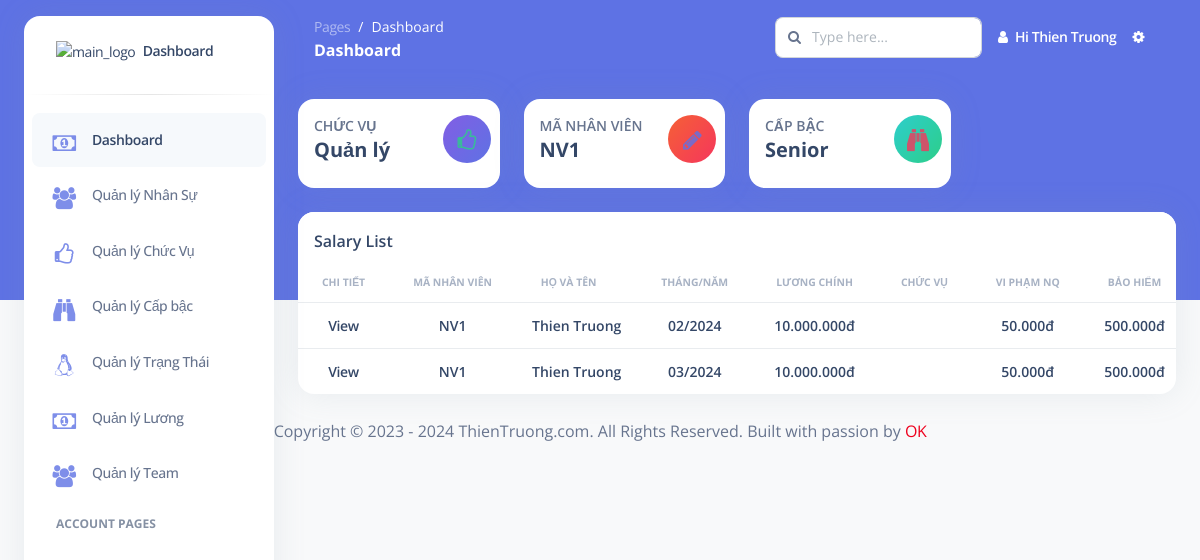
Screenshot of / (signed in) with the database file from the repository.
### tables this page shows
CREATE TABLE `user` (
  `id` int(11) NOT NULL,
  `manhanvien` varchar(255) NOT NULL,
  `fullname` varchar(255) NOT NULL,
  `email` varchar(255) NOT NULL,
  `password` varchar(255) NOT NULL,
  `id_chucvu` int(11) NOT NULL,
  `id_level` int(11) NOT NULL,
  `id_status` int(11) NOT NULL,
  `phone` int(11) NOT NULL,
  `address` varchar(255) NOT NULL,
  `about` varchar(255) NOT NULL
);

CREATE TABLE `salary` (
  `id` int(11) NOT NULL,
  `manhanvien` varchar(255) NOT NULL,
  `thangnam` varchar(255) NOT NULL,
  `luongchinh` int(11) NOT NULL,
  `baohiem` int(11) NOT NULL,
  `phat` int(11) NOT NULL,
  `no` int(11) NOT NULL,
  `thucnhan` int(11) NOT NULL
);

### index.php (called while the page is built)
<?php
    require_once "Controller/index.php";
    $index = new Controller();
    $index->MainControl();

### model/dbmodel.php (called while the page is built, shortened)
<?php
class Model extends Db
{
    public function GetDataUser()
    {
        $sql = "SELECT * FROM user";
        $con = $this->connect();
        $ketqua = $con->query($sql);
        if ($ketqua->num_rows == 0) {
            $data = 0;
        } else {
            while ($datas = mysqli_fetch_assoc($ketqua)) {
                $data[] = $datas;
            }
        }
        return $data;
    }
    public function GetDataUserRole()
    {
        $sql = "SELECT * FROM role_user";
        $con = $this->connect();
        $ketqua = $con->query($sql);
        if ($ketqua->num_rows == 0) {
            $data = 0;
        } else {
            while ($datas = mysqli_fetch_assoc($ketqua)) {
                $data[] = $datas;
            }
        }
        return $data;
    }
    public function GetDataUserLevel()
    {
        $sql = "SELECT * FROM level";
        $con = $this->connect();
        $ketqua = $con->query($sql);
        if ($ketqua->num_rows == 0) {
            $data = 0;
        } else {
            while ($datas = mysqli_fetch_assoc($ketqua)) {
                $data[] = $datas;
            }
        }
        return $data;
    }
    public function GetDataUserStatus()
    {
        $sql = "SELECT * FROM status_user";
        $con = $this->connect();
        $ketqua = $con->query($sql);
        if ($ketqua->num_rows == 0) {
            $data = 0;
        } else {
            while ($datas = mysqli_fetch_assoc($ketqua)) {
                $data[] = $datas;
            }
        }
        return $data;
    }
    public function GetInforUser($manhanvien)
    {
        $sql = "SELECT * FROM user WHERE manhanvien = '$manhanvien' ";
        $con = $this->connect();
        $result = $con->query($sql);
        if ($result->num_rows == 0) {
            $data = 0;
        } else {
            while ($datas = mysqli_fetch_assoc($result)) {
                $data = $datas;
            }
        }
        return $data;
    }
    public function GetSalaryUser($manhanvien)
    {
        $sql = "SELECT * FROM salary WHERE manhanvien = '$manhanvien' ";
        $con = $this->connect();
        $result = $con->query($sql);
        if ($result->num_rows == 0) {
            $data = 0;
        } else {
            while ($datas = mysqli_fetch_assoc($result)) {
                $data[] = $datas;
            }
        }
        return $data;
    }
}

### view/page/dashboard.php (the view, shortened to what this page needs)
<?php include('view/custom/header.php'); ?>
<?php
function FormatCurrency($number)
{
    $formatted_number = number_format($number, 0, ',', '.');
    return ($formatted_number . 'đ');
}
?>
<body class="g-sidenav-show bg-gray-100">
    <?php include('view/custom/sidebar.php'); ?>
    <main class="main-content position-relative border-radius-lg ">
        <?php include('view/custom/navbar.php'); ?>
        <div class="container-fluid py-4">
            <div class="row">
                <div class="col-xl-3 col-sm-6 mb-xl-0 mb-4">
                    <div class="card">
                        <div class="card-body p-3">
                            <div class="row">
                                <div class="col-8">
                                    <div class="numbers">
                                        <p class="text-sm mb-0 text-uppercase font-weight-bold">Chức Vụ</p>
                                        <h5 class="font-weight-bolder"><?php echo $dataNV['chucvu'] ?></h5>
                                    </div>
                                </div>
                                <div class="col-4 text-end">
                                    <div class="icon icon-shape bg-gradient-primary shadow-primary text-center rounded-circle">
                                        <i class="fa fa-thumbs-o-up text-success icon-custom"></i>
                                    </div>
                                </div>
                            </div>
                        </div>
                    </div>
                </div>
                <div class="col-xl-3 col-sm-6 mb-xl-0 mb-4">
                    <div class="card">
                        <div class="card-body p-3">
                            <div class="row">
                                <div class="col-8">
                                    <div class="numbers">
                                        <p class="text-sm mb-0 text-uppercase font-weight-bold">Mã Nhân Viên</p>
                                        <h5 class="font-weight-bolder"><?php echo $dataNV['manhanvien']; ?></h5>
                                    </div>
                                </div>
                                <div class="col-4 text-end">
                                    <div class="icon icon-shape bg-gradient-danger shadow-danger text-center rounded-circle">
                                        <i class="fa fa-pencil text-primary icon-custom"></i>
                                    </div>
                                </div>
                            </div>
                        </div>
                    </div>
                </div>
                <div class="col-xl-3 col-sm-6 mb-xl-0 mb-4">
                    <div class="card">
                        <div class="card-body p-3">
                            <div class="row">
                                <div class="col-8">
                                    <div class="numbers">
                                        <p class="text-sm mb-0 text-uppercase font-weight-bold">Cấp bậc</p>
                                        <h5 class="font-weight-bolder"><?php echo $dataNV['level'] ?> </h5>
                                    </div>
                                </div>
                                <div class="col-4 text-end">
                                    <div class="icon icon-shape bg-gradient-success shadow-success text-center rounded-circle">
                                        <i class="fa fa-binoculars text-danger icon-custom"></i>
                                    </div>
                                </div>
                            </div>
                        </div>
                    </div>
                </div>
            </div>
            <div class="row mt-4">
                <div class="col-12">
                    <div class="card ">
                        <div class="card-header pb-0 p-3">
                            <div class="d-flex justify-content-between">
                                <h6 class="mb-2">Salary List</h6>
                            </div>
                        </div>
                        <div class="table-responsive">
                            <table class="table align-items-center mb-0">
                                <thead>
                                    <tr>
                                        <th class="text-center text-uppercase text-secondary text-xxs font-weight-bolder opacity-7">Chi Tiết</th>
                                        <th class="text-center text-uppercase text-secondary text-xxs font-weight-bolder opacity-7">Mã Nhân Viên</th>
                                        <th class="text-center text-uppercase text-secondary text-xxs font-weight-bolder opacity-7 ps-2">Họ Và Tên</th>
                                        <th class="text-center text-uppercase text-secondary text-xxs font-weight-bolder opacity-7">Tháng/năm</th>
                                        <th class="text-center text-uppercase text-secondary text-xxs font-weight-bolder opacity-7">Lương Chính</th>
                                        <th class="text-center text-uppercase text-secondary text-xxs font-weight-bolder opacity-7">Chức Vụ</th>
                                        <th class="text-center text-uppercase text-secondary text-xxs font-weight-bolder opacity-7">Vi Phạm NQ</th>
                                        <th class="text-center text-uppercase text-secondary text-xxs font-weight-bolder opacity-7">Bảo Hiểm</th>
                                    </tr>
                                </thead>
                                <tbody>
                                    <?php
                                    if (is_array($dataSalaryNV) && count($dataSalaryNV) > 0) {
                                        foreach ($dataSalaryNV as $key => $value) {
                                    ?>
                                            <tr>
                                                <td>
                                                    <div class="d-flex px-2 py-1 justify-content-center">
                                                        <div class="d-flex flex-column text-center">
                                                            <h6 class="mb-0 text-sm"><a href="?action=salary_detail&id=<?php echo $value['id']; ?>"> View</a></h6>
                                                        </div>
                                                    </div>
                                                </td>
                                                <td>
                                                    <div class="d-flex px-2 py-1 justify-content-center">
                                                        <div class="d-flex flex-column text-center">
                                                            <h6 class="mb-0 text-sm text-center"><?php echo $dataNV['manhanvien']; ?></h6>
                                                        </div>
                                                    </div>
                                                </td>
                                                <td>
                                                    <div class="d-flex px-2 py-1 justify-content-center">
                                                        <div class="d-flex flex-column text-center">
                                                            <h6 class="mb-0 text-sm"><?php echo $dataNV['fullname']; ?></h6>
                                                        </div>
                                                    </div>
                                                </td>
                                                <td>
                                                    <div class="d-flex px-2 py-1 justify-content-center">
                                                        <div class="d-flex flex-column">
                                                            <h6 class="mb-0 text-sm"><?php echo $value['thangnam'] ?></h6>
                                                        </div>
                                                    </div>
                                                </td>
                                                <td>
                                                    <div class="d-flex px-2 py-1 justify-content-center">
                                                        <div class="d-flex flex-column">
                                                            <h6 class="mb-0 text-sm"><?php echo FormatCurrency($value['luongchinh']); ?></h6>
                                                        </div>
                                                    </div>
                                                </td>
                                                <td>
                                                    <div class="d-flex px-2 py-1 justify-content-center">
                                                    </div>
                                                </td>
                                                <td>
                                                    <div class="d-flex px-2 py-1 justify-content-center">
                                                        <div class="d-flex flex-column">
                                                            <h6 class="mb-0 text-sm"><?php echo FormatCurrency($value['phat']); ?></h6>
                                                        </div>
                                                    </div>
                                                </td>
                                                <td>
                                                    <div class="d-flex px-2 py-1 justify-content-center">
                                                        <div class="d-flex flex-column">
                                                            <h6 class="mb-0 text-sm"><?php echo FormatCurrency($value['baohiem']); ?></h6>
                                                        </div>
                                                    </div>
                                                </td>
                                            </tr>
                                    <?php
                                        }
                                    }
                                    ?>
                                </tbody>
                            </table>
                        </div>
                    </div>
                </div>
            </div>
        </div>
    </main>
    <?php include('view/custom/footer.php'); ?>

### view/custom/navbar.php (shortened to what this page needs)
<nav class="navbar navbar-main navbar-expand-lg px-0 mx-4 shadow-none border-radius-xl " id="navbarBlur" data-scroll="false">
    <div class="container-fluid py-1 px-3">
        <nav aria-label="breadcrumb">
            <ol class="breadcrumb bg-transparent mb-0 pb-0 pt-1 px-0 me-sm-6 me-5">
                <li class="breadcrumb-item text-sm"><a class="opacity-5 text-white" href="javascript:;">Pages</a></li>
                <li class="breadcrumb-item text-sm text-white active" aria-current="page">Dashboard</li>
            </ol>
            <h6 class="font-weight-bolder text-white mb-0">Dashboard</h6>
        </nav>
        <div class="collapse navbar-collapse mt-sm-0 mt-2 me-md-0 me-sm-4" id="navbar">
            <div class="ms-md-auto pe-md-3 d-flex align-items-center">
                <div class="input-group">
                    <span class="input-group-text text-body"><i class="fa fa-search" aria-hidden="true"></i></span>
                    <input type="text" class="form-control" placeholder="Type here...">
                </div>
            </div>
            <ul class="navbar-nav  justify-content-end">
                <li class="nav-item d-flex align-items-center">
                    <a href="javascript:;" class="nav-link text-white font-weight-bold px-0">
                        <i class="fa fa-user me-sm-1"></i>
                        <span class="d-sm-inline d-none">Hi <?php echo $dataNV['fullname']; ?></span>
                    </a>
                </li>
                <li class="nav-item px-3 d-flex align-items-center">
                    <a href="javascript:;" class="nav-link text-white p-0">
                        <i class="fa fa-cog fixed-plugin-button-nav cursor-pointer"></i>
                    </a>
                </li>
            </ul>
        </div>
    </div>
</nav>

### rows the page displays
user: fullname "Thien Truong", manhanvien "NV1"
salary: thangnam "02/2024", luongchinh "10.000.000đ", phat "50.000đ", baohiem "500.000đ"
salary: thangnam "03/2024", luongchinh "10.000.000đ", phat "50.000đ", baohiem "500.000đ"

### other values shown
$dataNV['chucvu'] "Quản lý"
$dataNV['level'] "Senior"
